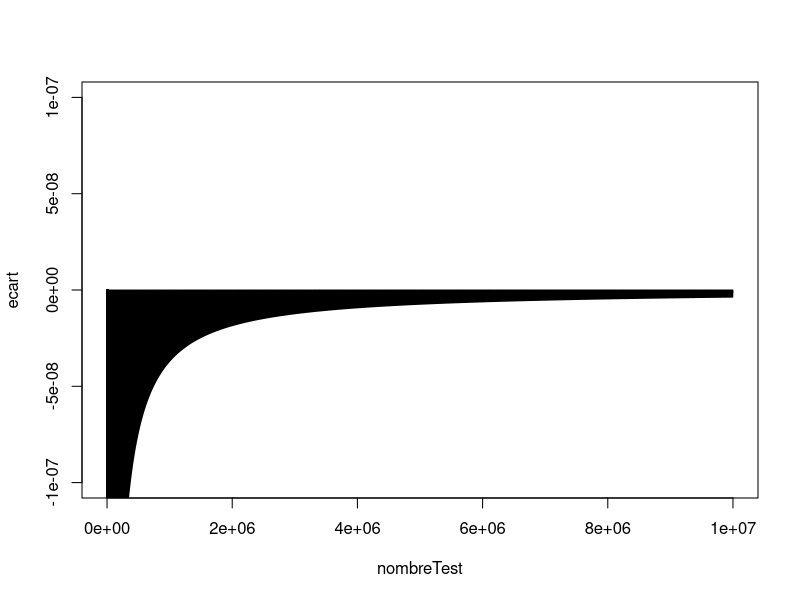
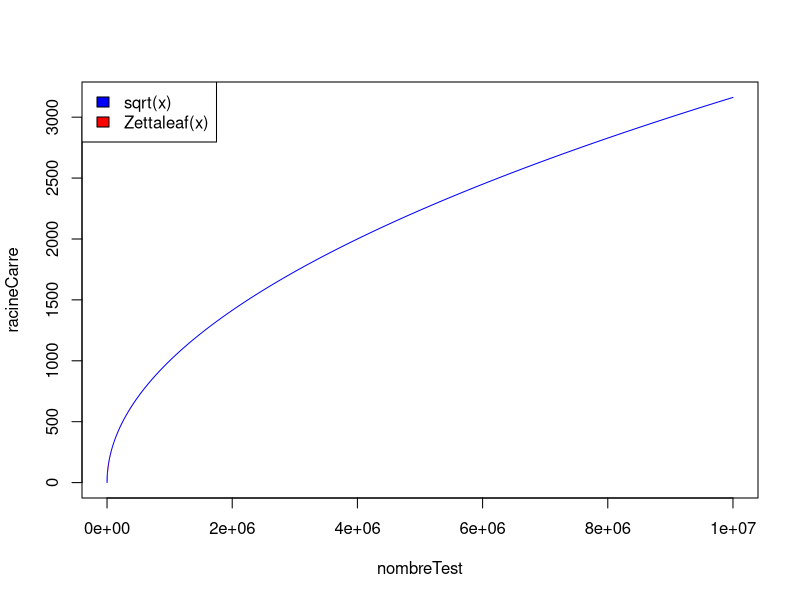

Reproduce these figures in R, in order.
NombreMax = 10000000
nombreTest = c(0:NombreMax)
racineCarre = sqrt(nombreTest)
partieEntiere = floor(racineCarre)
partieEntiereCarre = partieEntiere^2
resteCarre = nombreTest - partieEntiereCarre
Zettaleaf = function(n,a){n + a*(2*n+1)/(4*n^2+2*n+a)}
testRacineCarre = Zettaleaf(partieEntiere, resteCarre)
ecart = racineCarre - testRacineCarre

plot(nombreTest, ecart, type="l", ylim=c(-1*10^(-7),1*10^(-7)))

plot(nombreTest, racineCarre, col="blue",type="l")
lines(nombreTest,testRacineCarre, col="red",type="l")
legend("topleft",
c("sqrt(x)","Zettaleaf(x)"),
fill=c("blue","red"))